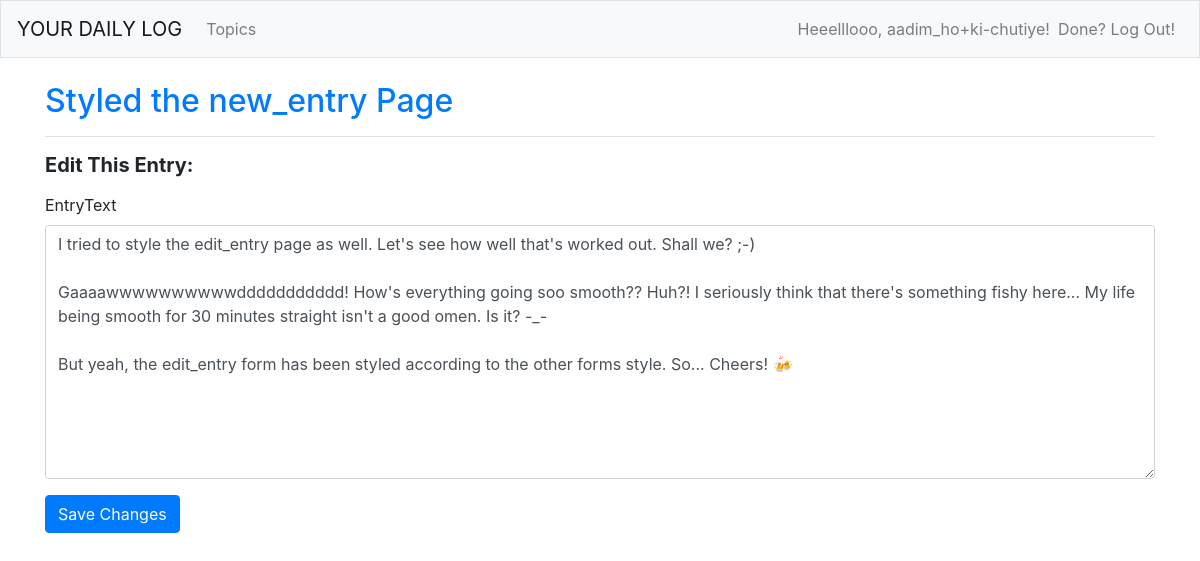
Page /edit_entry/38/ (signed in) on the committed database.
### YourDailyLog_App/models.py (models this page shows, shortened)
class Topic(models.Model):
    topicName = models.CharField(max_length=200)
    dateAndTime = models.DateTimeField(auto_now_add=True)
    owner = models.ForeignKey(User, on_delete=models.CASCADE)
    def __str__(self):
        return self.topicName

class Entry(models.Model):
    topic = models.ForeignKey(Topic, on_delete=models.CASCADE)
    entryText = models.TextField()
    dateAndTimeAdded = models.DateTimeField(auto_now_add=True)
    class Meta:
        verbose_name_plural = "Entries"

### YourDailyLog_App/views.py (the view)
# urls.py: path("edit_entry/<int:entryID>/", views.edit_entry, name="edit_entry"),
@login_required
def edit_entry(request, entryID):
    entry = Entry.objects.get(id=entryID)
    topicName = entry.topic
    checkTopicOwner(topicName, request) # refactoring function call
    if request.method != 'POST':
        formForEditing = EntryForm(instance=entry)
    else:
        formForEditing = EntryForm(instance=entry, data=request.POST)
        if formForEditing.is_valid():
            formForEditing.save()
            return redirect("YourDailyLog_App:topic", topicID=topicName.id)
    context = {
        "entry": entry,
        "topicName": topicName,
        'formForEditing': formForEditing,
    }
    return render(request, 'yourdailylog_app/edit_entry.html', context)

### YourDailyLog_App/forms.py
class EntryForm(forms.ModelForm):
    class Meta:
        model = Entry
        fields = ['entryText']
        labels = {'entryName': ''}
        widgets = {'entryText': forms.Textarea(attrs={'cols': 100})}

### YourDailyLog_App/views.py (called while the page is built)
def checkTopicOwner(topic_name, requestedUser):
    if topic_name.owner != requestedUser.user:
        raise Http404 # standard error response when the requested resource

### YourDailyLog_App/templates/yourdailylog_app/edit_entry.html (shortened to what this page needs)
{% extends 'yourdailylog_app/base.html' %}
{% load bootstrap4 %}
{% block page_header %}
  <h2>
      <a href="{% url 'YourDailyLog_App:topic' topicName.id %}">
        {{ topicName }}
      </a>
  </h2>
{% endblock page_header %}
{% block content %}
<p>
  <h5>
    <b>Edit This Entry:</b>
  </h5>
</p>
  <form action="{% url 'YourDailyLog_App:edit_entry' entry.id %}"
               method='post' class=""form>
    {% bootstrap_form formForEditing %}
    {% buttons %}
      <button name="Submit" class="btn btn-primary">
        Save Changes
      </button>
    {% endbuttons %}
  </form>
{% endblock content %}

### YourDailyLog_App/templates/yourdailylog_app/base.html (shortened to what this page needs)
{% load bootstrap4 %}
<!doctype html>
<html lang="en">
  <head>
    {% bootstrap_css %}
  </head>
  <body>
    <nav class="navbar navbar-expand-md navbar-light bg-light mb-4 border">
      <a class="navbar-brand" href="{% url 'YourDailyLog_App:index' %}">
        YOUR DAILY LOG
      </a>
      <div class="collapse navbar-collapse" id="navbarCollapse">
        <ul class="navbar-nav mr-auto">
          <li class="nav-item">
            <a class="nav-link" href="{% url 'YourDailyLog_App:topics' %}">
              Topics
            </a>
          </li>
        </ul>
        <ul class="navbar-nav ml-auto">
          {% if user.is_authenticated %}
            <li class="nav-item">
              <span class="navbar-text">
                Heeelllooo, {{ user.username }}!
              </span>
            </li>
            <li class="nav-item">
              <a class="nav-link" href="{% url 'Users:logout' %}">
                Done? Log Out!
              </a>
            </li>
          {% endif %}
        </ul>
      </div>
    </nav>
    <main role ="main" class="container">
      <div class="pb-2 mb-2 border-bottom">
        {% block page_header %}{% endblock page_header %}
      </div>
      <div>
        {% block content %}{% endblock content %}
      </div>
    </main>
  </body>
</html>

### rows in the picture
Topic: topicName "Styled the new_entry Page"
Entry: entryText "I tried to style the edit_entry page as well. Let's see how well that's worked out. Shall we? ;-) Gaaaawwwwwwwwwwddddddddddd! How's everything going soo smooth?? Huh?! I seriously think that there's something fishy here... My life being smooth for 30 minutes straight isn't a good omen. Is it? -_- But yeah, the edit_entry form has been styled according to the other forms style. So... Cheers! 🍻"

### other values in the picture
{{ user.username }} "aadim_ho+ki-chutiye"
